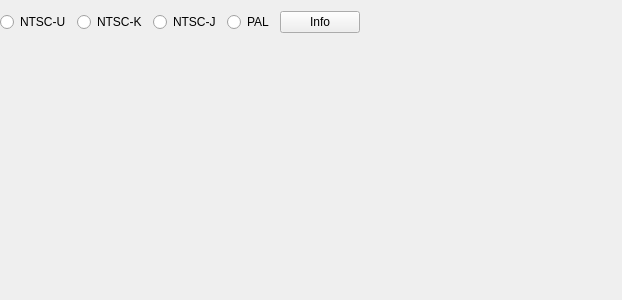
<?xml version="1.0" encoding="UTF-8"?>
<ui version="4.0">
 <class>SkywardSwordWidget</class>
 <widget class="QWidget" name="SkywardSwordWidget">
  <property name="geometry">
   <rect>
    <x>0</x>
    <y>0</y>
    <width>622</width>
    <height>300</height>
   </rect>
  </property>
  <property name="windowTitle">
   <string>Form</string>
  </property>
  <layout class="QGridLayout" name="gridLayout">
   <property name="leftMargin">
    <number>0</number>
   </property>
   <property name="rightMargin">
    <number>0</number>
   </property>
   <item row="1" column="0" colspan="6">
    <widget class="SkywardSwordTabWidget" name="tabWidget">
     <property name="documentMode">
      <bool>true</bool>
     </property>
     <property name="movable">
      <bool>true</bool>
     </property>
    </widget>
   </item>
   <item row="0" column="0">
    <widget class="QRadioButton" name="ntscURB">
     <property name="text">
      <string>NTSC-U</string>
     </property>
     <attribute name="buttonGroup">
      <string notr="true">regionBtnGroup</string>
     </attribute>
    </widget>
   </item>
   <item row="0" column="4">
    <widget class="QPushButton" name="infoButton">
     <property name="sizePolicy">
      <sizepolicy hsizetype="Minimum" vsizetype="Fixed">
       <horstretch>0</horstretch>
       <verstretch>0</verstretch>
      </sizepolicy>
     </property>
     <property name="text">
      <string>Info</string>
     </property>
    </widget>
   </item>
   <item row="0" column="2">
    <widget class="QRadioButton" name="ntscJRB">
     <property name="text">
      <string>NTSC-J</string>
     </property>
     <attribute name="buttonGroup">
      <string notr="true">regionBtnGroup</string>
     </attribute>
    </widget>
   </item>
   <item row="0" column="5">
    <spacer name="horizontalSpacer">
     <property name="orientation">
      <enum>Qt::Horizontal</enum>
     </property>
     <property name="sizeHint" stdset="0">
      <size>
       <width>40</width>
       <height>20</height>
      </size>
     </property>
    </spacer>
   </item>
   <item row="0" column="1">
    <widget class="QRadioButton" name="ntscKRB">
     <property name="text">
      <string>NTSC-K</string>
     </property>
     <attribute name="buttonGroup">
      <string notr="true">regionBtnGroup</string>
     </attribute>
    </widget>
   </item>
   <item row="0" column="3">
    <widget class="QRadioButton" name="palRB">
     <property name="text">
      <string>PAL</string>
     </property>
     <attribute name="buttonGroup">
      <string notr="true">regionBtnGroup</string>
     </attribute>
    </widget>
   </item>
  </layout>
 </widget>
 <customwidgets>
  <customwidget>
   <class>SkywardSwordTabWidget</class>
   <extends>QTabWidget</extends>
   <header>SkywardSwordTabWidget.hpp</header>
   <container>1</container>
  </customwidget>
 </customwidgets>
 <resources/>
 <connections>
  <connection>
   <sender>regionBtnGroup</sender>
   <signal>buttonToggled(QAbstractButton*,bool)</signal>
   <receiver>SkywardSwordWidget</receiver>
   <slot>onButtonClicked(QAbstractButton*,bool)</slot>
   <hints>
    <hint type="sourcelabel">
     <x>-1</x>
     <y>-1</y>
    </hint>
    <hint type="destinationlabel">
     <x>310</x>
     <y>149</y>
    </hint>
   </hints>
  </connection>
 </connections>
 <slots>
  <slot>onButtonClicked(QAbstractButton*,bool)</slot>
  <slot>infoButtonClicked()</slot>
 </slots>
 <buttongroups>
  <buttongroup name="regionBtnGroup"/>
 </buttongroups>
</ui>
